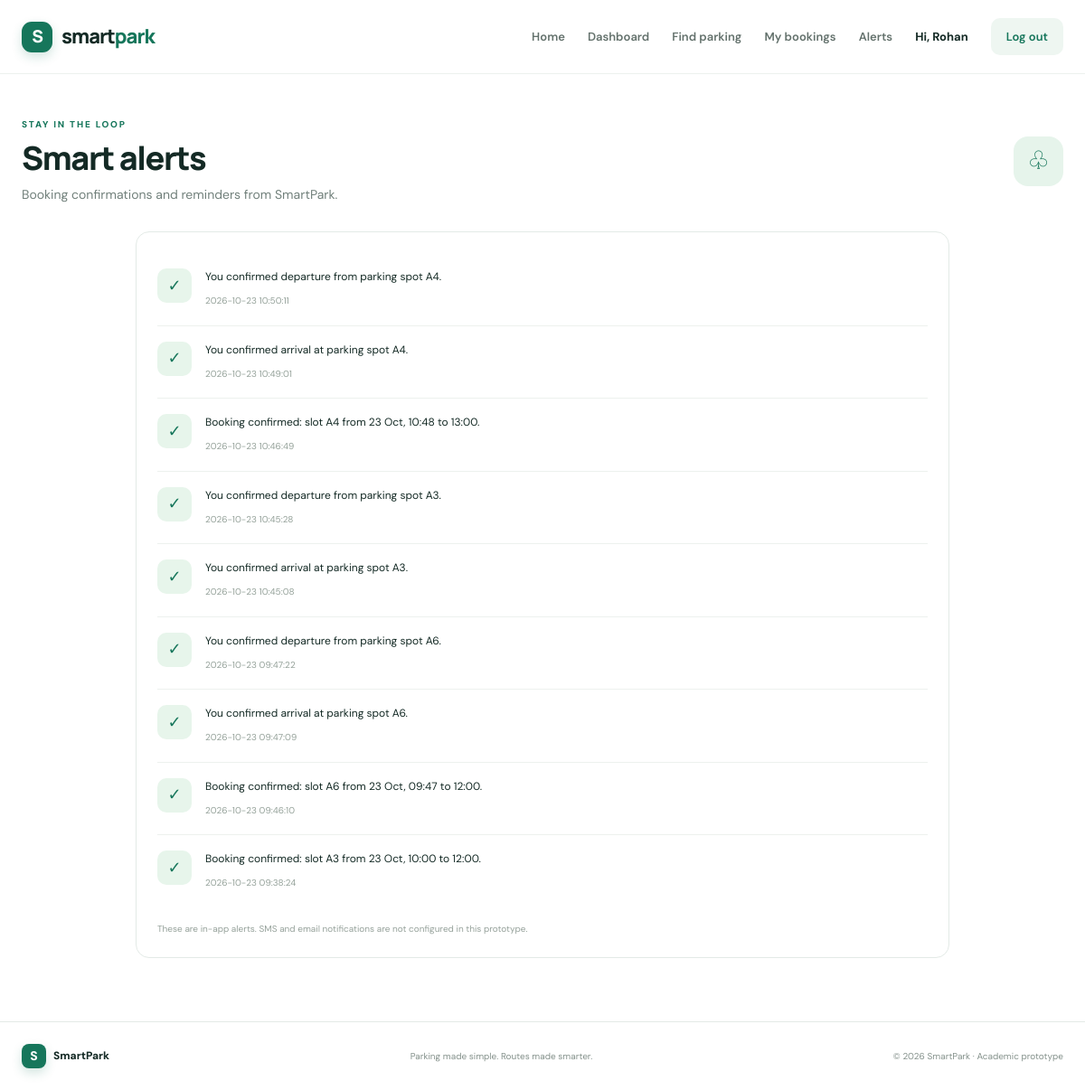
Page /alerts (signed in) on the committed database.
### tables this page shows
CREATE TABLE users (
      id INTEGER PRIMARY KEY AUTOINCREMENT,
      name TEXT NOT NULL,
      email TEXT UNIQUE COLLATE NOCASE,
      phone TEXT UNIQUE,
      password_hash TEXT NOT NULL,
      role TEXT NOT NULL DEFAULT 'user',
      created_at TEXT NOT NULL
    );

CREATE TABLE alerts (
      id INTEGER PRIMARY KEY AUTOINCREMENT,
      user_id INTEGER NOT NULL REFERENCES users(id),
      message TEXT NOT NULL,
      created_at TEXT NOT NULL,
      read INTEGER NOT NULL DEFAULT 0
    );

### app.py (the view)
@app.route('/alerts')
@login_required
def alerts():
    con = db()
    refresh_expiry_alerts(con, session['user_id'])
    rows = con.execute("""
        SELECT * FROM alerts
        WHERE user_id = ?
        ORDER BY created_at DESC
    """, (session['user_id'],)).fetchall()
    con.execute("""
        UPDATE alerts SET read = 1
        WHERE user_id = ?
    """, (session['user_id'],))
    con.commit()
    con.close()
    return render_template('alerts.html', alerts=rows)

### app.py (called while the page is built, shortened)
def db():
    conn = sqlite3.connect(DB_PATH)
    conn.row_factory = sqlite3.Row
    conn.execute('PRAGMA foreign_keys = ON')
    return conn

def login_required(fn):
    @wraps(fn)
    def wrapped(*args, **kwargs):
        if not session.get('user_id'):
            flash('Please log in to continue.', 'info')
            return redirect(url_for('login'))
        return fn(*args, **kwargs)
    return wrapped

def current_user():
    if not session.get('user_id'):
        return None
    con = db()
    user = con.execute("""
        SELECT id, name, email, phone, role
        FROM users WHERE id = ?
    """, (session['user_id'],)).fetchone()
    con.close()
    return user

def refresh_expiry_alerts(con, user_id):
    now = datetime.now().replace(microsecond=0)
    soon = (now + timedelta(minutes=30)).isoformat(sep=' ')
    current = now.isoformat(sep=' ')
    rows = con.execute("""
        SELECT r.id, s.label, r.end_at
        FROM reservations r
        JOIN slots s ON s.id = r.slot_id
        WHERE r.user_id = ?
          AND r.status = 'confirmed'
          AND r.end_at > ?
          AND r.end_at <= ?
    """, (user_id, current, soon)).fetchall()
    con.commit()

@app.context_processor
def inject_globals():
    return {
        'current_user': current_user(),
        'year': datetime.now().year
    }

### templates/alerts.html
{% extends 'base.html' %}{% block title %}Alerts{% endblock %}{% block content %}<section class="page-head wrap"><div><div class="eyebrow">STAY IN THE LOOP</div><h1>Smart alerts</h1><p>Booking confirmations and reminders from SmartPark.</p></div><div class="page-icon">♧</div></section><section class="panel alerts-page wrap">{% if alerts %}{% for a in alerts %}<div class="alert-row"><div class="alert-symbol">{% if 'ends soon' in a['message'] %}◷{% elif 'confirmed' in a['message'] %}✓{% else %}i{% endif %}</div><div><p>{{ a['message'] }}</p><small>{{ a['created_at'] }}</small></div></div>{% endfor %}{% else %}<div class="empty-state"><span>✓</span><strong>No alerts yet</strong><p>We'll show booking updates here.</p></div>{% endif %}<p class="fine-print">These are in-app alerts. SMS and email notifications are not configured in this prototype.</p></section>{% endblock %}

### templates/base.html (shortened to what this page needs)
<!doctype html>
<html lang="en">
<head>
    <link rel="stylesheet"
          href="{{ url_for('static', filename='style.css') }}">
</head>
<body>
    <header class="topbar">
        <a class="brand" href="{{ url_for('index') }}">
            <span class="brand-mark">S</span>
            <span>smart<span class="brand-accent">park</span></span>
        </a>
        <nav>
            <a href="{{ url_for('index') }}">Home</a>
            {% if current_user %}
                <a href="{{ url_for('dashboard') }}">Dashboard</a>
                <a href="{{ url_for('book') }}">Find parking</a>
                <a href="{{ url_for('reservations') }}">My bookings</a>
                <a href="{{ url_for('alerts') }}">Alerts</a>
                <span class="nav-user">
                    Hi, {{ current_user['name'].split()[0] }}
                </span>
                <a class="nav-cta subtle-cta"
                   href="{{ url_for('logout') }}">
                    Log out
                </a>
            {% else %}
                <a href="{{ url_for('login') }}">Log in</a>
                <a class="nav-cta" href="{{ url_for('register') }}">
                    Create account <span>↗</span>
                </a>
            {% endif %}
        </nav>
    </header>
    <main>
        {% block content %}{% endblock %}
    </main>
    <footer>
        <div class="footer-brand">
            <span class="brand-mark small">S</span>
            SmartPark
        </div>
        <span>Parking made simple. Routes made smarter.</span>
        <span>© {{ year }} SmartPark · Academic prototype</span>
    </footer>
</body>
</html>

### static/style.css (style rules this page uses)
:root { --ink:#142a25;--muted:#71807b;--green:#16765b;--green-dark:#0e5c46;--mint:#e8f5ef;--line:#e3eae6;--paper:#f7faf8;--white:#fff;--orange:#e8a45d;--red:#d75e58;--blue:#5589c9;--shadow:0 18px 55px rgba(22,52,42,.07) }
* { box-sizing:border-box }
body { margin:0;background:#fff;color:var(--ink);font-family:'DM Sans',sans-serif;font-size:15px;line-height:1.5 }
h1,h2,h3,strong,.brand { font-family:'Manrope',sans-serif }
a { color:inherit;text-decoration:none }
.wrap { width:min(1160px,calc(100% - 48px));margin-inline:auto }
.topbar { height:82px;padding:0 max(24px,calc((100% - 1200px)/2));display:flex;align-items:center;justify-content:space-between;border-bottom:1px solid #edf1ee;background:rgba(255,255,255,.96);gap:25px }
.brand { display:flex;align-items:center;gap:10px;font-size:22px;font-weight:800;letter-spacing:-1px }
.brand-mark { display:inline-grid;place-items:center;width:34px;height:34px;border-radius:11px;background:var(--green);color:#fff;font-size:19px;box-shadow:0 5px 12px #16765b30 }
.brand-mark.small { width:27px;height:27px;font-size:14px;border-radius:8px }
.brand-accent { color:var(--green) }
nav { display:flex;align-items:center;gap:25px;color:#63716c;font-size:13px;font-weight:600 }
.nav-cta { background:var(--green);color:white!important;padding:11px 17px;border-radius:10px }
.subtle-cta { background:#eef6f1;color:var(--green)!important }
.nav-user { color:var(--ink);font-weight:700 }
.eyebrow { font-size:10px;letter-spacing:1.8px;font-weight:800;color:var(--green);display:flex;align-items:center;gap:9px }
.hero h1,.auth-side h1,.page-head h1 { font-size:clamp(34px,4.4vw,55px);line-height:1.12;letter-spacing:-2.2px;margin:20px 0 17px;font-weight:800 }
footer { border-top:1px solid var(--line);padding:24px max(24px,calc((100% - 1160px)/2));display:flex;align-items:center;justify-content:space-between;color:#84918b;font-size:10px;gap:18px }
.footer-brand { display:flex;align-items:center;gap:8px;font-weight:800;color:var(--ink);font-size:12px }
.page-head { display:flex;align-items:center;justify-content:space-between;gap:24px;padding-top:48px;padding-bottom:30px }
.page-head h1 { font-size:36px;letter-spacing:-1.4px;margin:10px 0 }
.page-head p { color:var(--muted);margin:0;font-size:14px }
.page-icon,.confirmed-mark { width:55px;height:55px;border-radius:16px;background:#e6f4eb;color:var(--green);display:grid;place-items:center;font-size:28px }
.panel { border:1px solid var(--line);border-radius:15px;background:#fff;padding:23px;min-width:0 }
.fine-print { font-size:10px;color:#95a19a;line-height:1.7;margin:15px 0 0 }
.alerts-page { max-width:900px;margin-bottom:70px }
.alert-row { display:flex;gap:15px;padding:17px 0;border-bottom:1px solid #edf1ee }
.alert-row:last-of-type { border-bottom:0 }
.alert-symbol { width:38px;height:38px;display:grid;place-items:center;background:#e7f5eb;color:var(--green);border-radius:10px;font-size:18px;flex:none }
.alert-row p { font-size:12px;margin:0 0 5px }
.alert-row small { font-size:10px;color:#94a199 }

### rows in the picture
users: name "Rohan"
alerts: message "You confirmed departure from parking spot A4.", created_at "2026-10-23 10:50:11"
alerts: message "You confirmed arrival at parking spot A4.", created_at "2026-10-23 10:49:01"
alerts: message "Booking confirmed: slot A4 from 23 Oct, 10:48 to 13:00.", created_at "2026-10-23 10:46:49"
alerts: message "You confirmed departure from parking spot A3.", created_at "2026-10-23 10:45:28"
alerts: message "You confirmed arrival at parking spot A3.", created_at "2026-10-23 10:45:08"
alerts: message "You confirmed departure from parking spot A6.", created_at "2026-10-23 09:47:22"
alerts: message "You confirmed arrival at parking spot A6.", created_at "2026-10-23 09:47:09"
alerts: message "Booking confirmed: slot A6 from 23 Oct, 09:47 to 12:00.", created_at "2026-10-23 09:46:10"
alerts: message "Booking confirmed: slot A3 from 23 Oct, 10:00 to 12:00.", created_at "2026-10-23 09:38:24"
